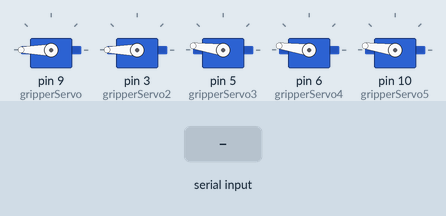
The sketch below on a simulated Arduino Uno, built with avr-gcc and run on an emulated ATmega328P. Shown: 5 × servo. The test bench sets the inputs (shaded band).

Above: at 1.2 s.
1.3 s: "90,45,200\n" received over Serial
At 3.61 s:
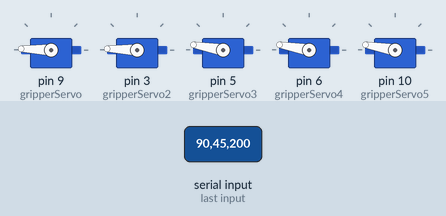
4.3 s: "30,150,10\n" received over Serial
7.3 s: "90,45\n" received over Serial
At 10.52 s:
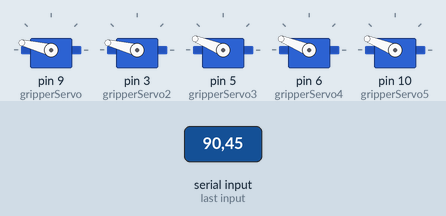
Timing chart, 0 to 25.8 s (numbered marks = the images above; inputs shaded):
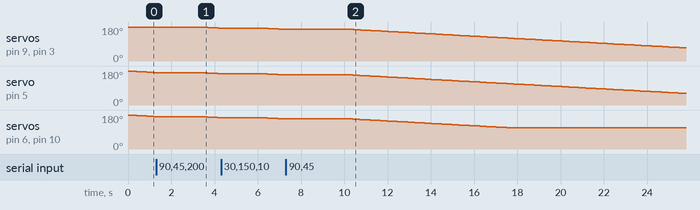

The sketch:

timer_calc.ino
```cpp
/*
 * servo untuk robot jari 1 dof itu range 1700-2500max 1700buka 2500 tutup
 * CCW untuk naik
 * CW untuk turun
 * Jempol dari tutup ke buka 1600 - 2400 posisi defalt 1700
 * Telunjuk dari tutup ke buka 800 - 2200 posisi default di 1700
 * Tengah dari tutup ke buka 600 - 2200 posisi default di 1700
 * Manis dari tutup ke buka 550 - 1900 posisi default di 1700
 * Kelingking dari tutup ke buka 600 - 1800 posisi default di 1700
 */

#include<Servo.h>

Servo gripperServo;
Servo gripperServo2;
Servo gripperServo3;
Servo gripperServo4;
Servo gripperServo5;

int currentPos=2400,servoTargetPos=2400;
int currentPos2=2400,servoTargetPos2=2400;
int currentPos3=2400,servoTargetPos3=2400;
int currentPos4=2400,servoTargetPos4=2400;
int currentPos5=2400,servoTargetPos5=2400;

unsigned long lastTime;
unsigned long waktu;
unsigned long waktuTemp;
uint32_t sample_time;
#define servoTimeInterval 15000

void setup() {
  Serial.begin(9600);
//  Serial.setTimeout(1000000);

  gripperServo.attach(9); //jempol
  gripperServo2.attach(3);
  gripperServo3.attach(5);
  gripperServo4.attach(6);
  gripperServo5.attach(10);

  //setting awal posisi servo
  gripperServo.writeMicroseconds(currentPos);
  gripperServo2.writeMicroseconds(currentPos2);
  gripperServo3.writeMicroseconds(currentPos3);
  gripperServo4.writeMicroseconds(currentPos4);
  gripperServo5.writeMicroseconds(currentPos5);

}
//coba pulse
String rea;
bool trigger = false;

int coba=2400;
int coba2=2400;
int coba3=1700;
int coba4=1700;
int coba_last=1700;
void loop() {
  if (Serial.available()>0) {
    coba = Serial.parseInt();
    coba2 = Serial.parseInt();
    coba3 = Serial.parseInt();
    coba4 = Serial.parseInt();
    coba_last = Serial.parseInt();
//  rea = Serial.readString();
  }
// untuk menerima data dari program python dari laptop
//  terimaDanKasih(rea);

// if coba ini untuk aktifkan
  //servo melalui serial monitor
  if(coba!=0){
    servoTargetPos=coba;
  }
  if(coba2!=0){
    servoTargetPos2=coba2;
  }
  if(coba3!=0){
    servoTargetPos3=coba3;
  }
  if(coba4!=0){
    servoTargetPos4=coba4;
  }
  if(coba_last!=0){
    servoTargetPos5=coba_last;
  }

//checking waktu
  if (abs(servoTargetPos2 - currentPos2) >= 1200){
    waktuTemp = micros();
    trigger = true;
  }

//fungsi untuk menjalankan servo
gripperServoControl();

  //Serial.println(waktu);
  if (currentPos2 == servoTargetPos2 && trigger){
    waktu = micros();
    trigger = false;
    Serial.println(waktu-waktuTemp);
  }
//aktifkan bila perlu check data
//checkingParsing();

}


void gripperServoControl()
{
  if((currentPos != servoTargetPos) || (currentPos2 != servoTargetPos2) || (currentPos3 != servoTargetPos3) || (currentPos4 != servoTargetPos4) || (currentPos5 != servoTargetPos5) )
  {

    if(currentPos < servoTargetPos || currentPos2 < servoTargetPos2 || currentPos3 < servoTargetPos3 || currentPos4 < servoTargetPos4
    || currentPos5 < servoTargetPos5)
    {

      if((micros() - lastTime) > servoTimeInterval)
      {
        if(currentPos < servoTargetPos){
          if(abs(currentPos - servoTargetPos) >= 20) currentPos += 1;//perubahan pada posisi tertentu
          else if(abs(currentPos - servoTargetPos) > 4 && abs(currentPos - servoTargetPos) < 20 ) currentPos += 1;
          else {
              currentPos++;
          }
        }

        if(currentPos2 < servoTargetPos2){
          if(abs(currentPos2 - servoTargetPos2) >= 20) currentPos2+= 1;//perubahan pada posisi tertentu
          else if(abs(currentPos2 - servoTargetPos2) > 4 && abs(currentPos2 - servoTargetPos2) < 20 ) currentPos2 += 1;
          else {
              currentPos2++;
          }
        }

        if(currentPos3 < servoTargetPos3){
          if(abs(currentPos3 - servoTargetPos3) >= 20) currentPos3 += 1;//perubahan pada posisi tertentu
          else if(abs(currentPos3 - servoTargetPos3) > 4 && abs(currentPos3 - servoTargetPos3) < 20 ) currentPos3 += 1;
          else {
              currentPos3++;
          }
        }

        if(currentPos4 < servoTargetPos4){
          if(abs(currentPos4 - servoTargetPos4) >= 20) currentPos4 += 1;//perubahan pada posisi tertentu
          else if(abs(currentPos4 - servoTargetPos4) > 4 && abs(currentPos4 - servoTargetPos4) < 20 ) currentPos4 += 1;
          else {
              currentPos4++;
          }
        }

        if(currentPos5 < servoTargetPos5){
          if(abs(currentPos5 - servoTargetPos5) >= 20) currentPos5 += 1;//perubahan pada posisi tertentu
          else if(abs(currentPos5 - servoTargetPos5) > 4 && abs(currentPos5 - servoTargetPos5) < 20 ) currentPos5 += 1;
          else {
              currentPos5++;
          }
        }


//
      lastTime = micros();
      }
    }
    else if(currentPos > servoTargetPos || currentPos2 > servoTargetPos2 || currentPos3 > servoTargetPos3 || currentPos4 > servoTargetPos4
    || currentPos5 > servoTargetPos5)
    {
      if((micros()-lastTime) > servoTimeInterval)
      {
        if(currentPos > servoTargetPos){
          if(abs(currentPos - servoTargetPos) >= 20) currentPos -= 1;
          else if(abs(currentPos - servoTargetPos) > 4 && abs(currentPos - servoTargetPos) < 20 ) currentPos -= 1;
          else {
              currentPos--;
          }
        }

        if(currentPos2 > servoTargetPos2){
          if(abs(currentPos2 - servoTargetPos2) >= 20) currentPos2 -= 1;
          else if(abs(currentPos2 - servoTargetPos2) > 4 && abs(currentPos2 - servoTargetPos2) < 20 ) currentPos2 -= 1;
          else {
              currentPos2--;
          }
        }

        if(currentPos3 > servoTargetPos3){
          if(abs(currentPos3 - servoTargetPos3) >= 20) currentPos3 -= 1;
          else if(abs(currentPos3 - servoTargetPos3) > 4 && abs(currentPos3 - servoTargetPos3) < 20 ) currentPos3 -= 1;
          else {
              currentPos3--;
          }
        }

        if(currentPos4 > servoTargetPos4){
          if(abs(currentPos4 - servoTargetPos4) >= 20) currentPos4 -= 1;
          else if(abs(currentPos4 - servoTargetPos4) > 4 && abs(currentPos4 - servoTargetPos4) < 20 ) currentPos4 -= 1;
          else {
              currentPos4--;
          }
        }

        if(currentPos5 > servoTargetPos5){
          if(abs(currentPos5 - servoTargetPos5) >= 20) currentPos5 -= 1;
          else if(abs(currentPos5 - servoTargetPos5) > 4 && abs(currentPos5 - servoTargetPos5) < 20 ) currentPos5 -= 1;
          else {
              currentPos5--;
          }
        }
        lastTime = micros();
      }
    }
  }
  gripperServo.writeMicroseconds(currentPos);
  gripperServo2.writeMicroseconds(currentPos2);
  gripperServo3.writeMicroseconds(currentPos3);
  gripperServo4.writeMicroseconds(currentPos4);
  gripperServo5.writeMicroseconds(currentPos5);
}

void terimaDanKasih (String dataSer){
  int a = 0;
  for (int i = 0; i < 5 ; i++){
    switch(i){
      case 0 :
      coba = dataSer.substring(a,a+4).toInt();
      break;
      case 1 :
      coba2 = dataSer.substring(a,a+4).toInt();
      break;
      case 2:
      coba3 = dataSer.substring(a,a+4).toInt();
      break;
      case 3:
      coba4 = dataSer.substring(a,a+4).toInt();
      break;
      case 4:
      coba_last = dataSer.substring(a,a+4).toInt();
      break;
    }
    a += 4;
  }
  }

void checkingParsing(){
  Serial.print(currentPos);
  Serial.print(" nilai coba5 ");
  Serial.print(coba);
  Serial.print(" ");
  Serial.print(servoTargetPos);
  Serial.print(" ");
  Serial.print(servoTargetPos2);
  Serial.print(" ");
  Serial.print(servoTargetPos3);
  Serial.print(" ");
  Serial.print(servoTargetPos4);
  Serial.print(" ");
  Serial.println(servoTargetPos5);
}
```

Measured:
- after the input at 1.3 s, servo on pin 9 (gripperServo), servo on pin 3 (gripperServo2): moves from 180° to 174° over 0.78 s, starting after 2.1 s
